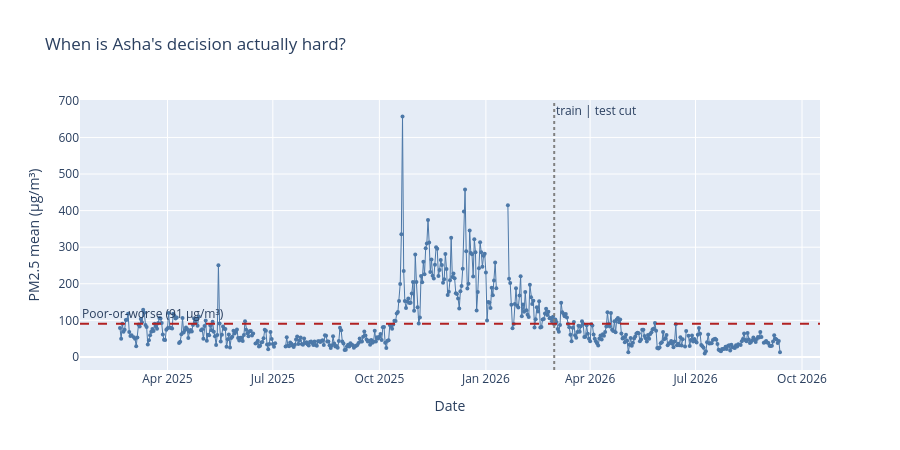

Notebook code for this chart:
### Code cell
# Step 2: Chart 1 -- daily PM2.5 across the whole span, with the Poor-or-worse line
import plotly.graph_objects as go

chart1 = go.Figure()

chart1.add_trace(go.Scatter(
    x=daily.index, y=daily["pm25_mean"],
    mode="lines+markers", name="Daily PM2.5 mean",
    line=dict(color="#4C78A8", width=1),
    marker=dict(size=4),
    hovertemplate="Date: %{x|%Y-%m-%d}<br>PM2.5: %{y:.1f}<extra></extra>",
))

chart1.add_hline(
    y=poor_threshold, line_dash="dash", line_color="firebrick",
    annotation_text=f"Poor-or-worse ({poor_threshold} µg/m³)",
    annotation_position="top left",
)

chart1.add_vline(
    x=cut_date, line_dash="dot", line_color="gray",
    annotation_text="train | test cut", annotation_position="top right",
)

chart1.update_layout(
    title="When is Asha's decision actually hard?",
    xaxis_title="Date", yaxis_title="PM2.5 mean (µg/m³)",
    height=450,
)
chart1.show()

days_above = int((daily["pm25_mean"] >= poor_threshold).sum())
print("Days at or above the Poor-or-worse line:", days_above, "of", daily["pm25_mean"].notna().sum())
print("Share of days that are hard:", round(100 * days_above / daily['pm25_mean'].notna().sum(), 1), "%")

### Figure 1 — Plotly figure (JSON) as saved in the notebook; plotly's stock layout.template omitted (floating-point values rounded to 4 significant figures; data arrays with more than 128 entries replaced by an {"elided": "..."} marker saying what was removed)
{"data": [{"hovertemplate": "Date: %{x|%Y-%m-%d}<br>PM2.5: %{y:.1f}<extra></extra>", "line": {"color": "#4C78A8", "width": 1}, "marker": {"size": 4}, "mode": "lines+markers", "name": "Daily PM2.5 mean", "type": "scatter", "x": {"elided": "571 str values"}, "y": {"elided": "571 float values"}}], "layout": {"annotations": [{"showarrow": false, "text": "Poor-or-worse (91 µg/m³)", "x": 0, "xanchor": "left", "xref": "x domain", "y": 91, "yanchor": "bottom", "yref": "y"}, {"showarrow": false, "text": "train | test cut", "x": "2026-03-01T00:00:00+05:30", "xanchor": "left", "xref": "x", "y": 1, "yanchor": "top", "yref": "y domain"}], "height": 450, "shapes": [{"line": {"color": "firebrick", "dash": "dash"}, "type": "line", "x0": 0, "x1": 1, "xref": "x domain", "y0": 91, "y1": 91, "yref": "y"}, {"line": {"color": "gray", "dash": "dot"}, "type": "line", "x0": "2026-03-01T00:00:00+05:30", "x1": "2026-03-01T00:00:00+05:30", "xref": "x", "y0": 0, "y1": 1, "yref": "y domain"}], "title": {"text": "When is Asha's decision actually hard?"}, "xaxis": {"title": {"text": "Date"}}, "yaxis": {"title": {"text": "PM2.5 mean (µg/m³)"}}}}
